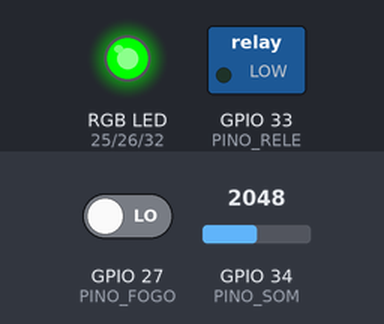
This sketch was run on a simulated ESP32. On the bench: switched loads named in the sketch (green lamp = pin HIGH), an RGB LED mixed from three pins (HIGH = lit). The test bench sets the inputs (shaded band); at power-on: GPIO 34 (PINO_SOM) = 2048, GPIO 27 (PINO_FOGO) LOW. WiFi joins after 1.5 s; servers stay silent unless stated; uploads are accepted with an empty reply; what the sketch prints to the serial monitor is not drawn.

Above: at 3.3 s.
3.4 s: GPIO 34 (PINO_SOM) set to 2988
5.0 s: GPIO 34 (PINO_SOM) set to 3086
At 6.4 s:
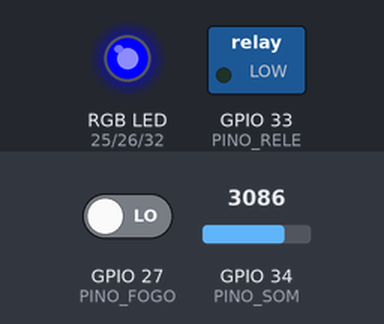
6.7 s: GPIO 27 (PINO_FOGO) driven HIGH
At 8.7 s:
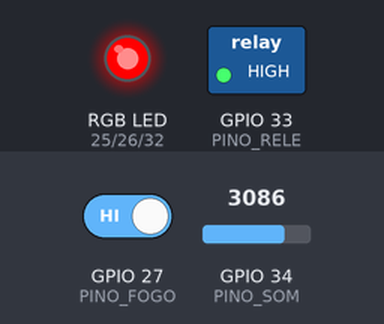
9.4 s: GPIO 27 (PINO_FOGO) driven LOW
At 10.5 s:
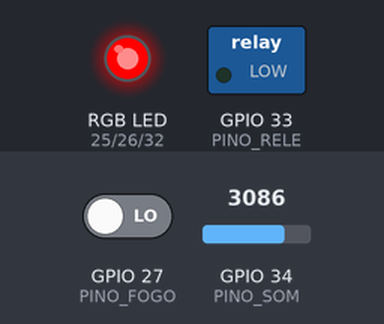
12.1 s: GPIO 34 (PINO_SOM) set to 2990
At 14.0 s:
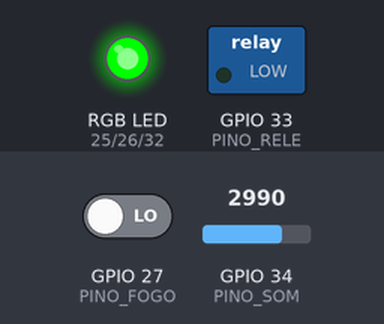
14.9 s: GPIO 27 (PINO_FOGO) driven HIGH
At 15.9 s:
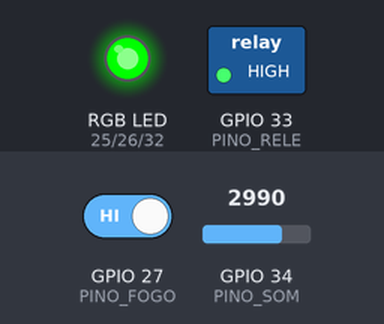
Timing chart, 0 to 17.9 s (numbered marks = the images above; inputs shaded):
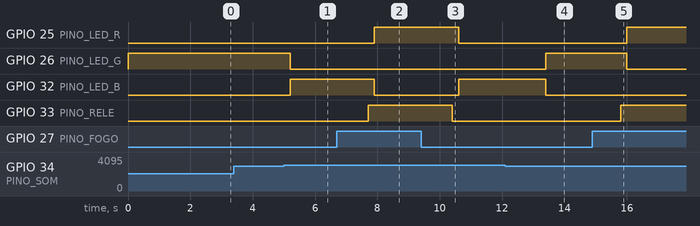

The sketch:

vigilancia.ino
```cpp
/*
 * vigilancia.ino — ESP32 NodeMCU
 * Sistema de Vigilância Inteligente — SecureNode
 *
 * Sensores:
 *   - KY-037 Sensor de Som (AO)      → GPIO 34
 *   - KY-026 Sensor de Fogo (DO)     → GPIO 27
 *
 * Atuadores:
 *   - KY-016 LED RGB (R / G / B)     → GPIO 25 / 26 / 32
 *   - KY-019 Módulo Relé             → GPIO 33
 *
 * Lógica dos sensores:
 *   - KY-037 Som:  leitura AO > threshold → som detetado
 *   - KY-026 Fogo: DO = 1 → fogo | DO = 0 → sem fogo
 *
 * LED RGB: Verde = normal | Azul = som | Vermelho = fogo
 */

#include <WiFi.h>
#include <HTTPClient.h>
#include <WiFiClientSecure.h>

// ── Configuração ──────────────────────────────────────────────────────────────

const char* SSID     = "NOME_DO_WIFI";
const char* PASSWORD = "PASSWORD_DO_WIFI";
const char* API_URL  = "https://SEU_SERVIDOR/api/api.php";
const char* API_KEY  = "SUA_API_KEY";

// ── Pinos GPIO ────────────────────────────────────────────────────────────────

#define PINO_SOM    34   // KY-037 AO (analogRead)
#define PINO_FOGO   27   // KY-026 DO
#define PINO_LED_R  25   // KY-016 R
#define PINO_LED_G  26   // KY-016 G
#define PINO_LED_B  32   // KY-016 B
#define PINO_RELE   33   // KY-019 IN

// ── Intervalos (ms) ───────────────────────────────────────────────────────────

#define INTERVALO_SENSORES  300    // lê sensores a cada 300ms
#define INTERVALO_POLLING   1500   // faz GET ao relé a cada 1.5s
#define INTERVALO_WIFI      10000  // verifica ligação Wi-Fi a cada 10s

// ── Calibração do sensor de som ───────────────────────────────────────────────

#define SOM_THRESHOLD    3030  // valor de repouso ~2990; som dispara acima de 3030
#define SOM_HOLD_DURACAO 1000  // mantém som=1 durante 1s após última deteção
#define SOM_COOLDOWN     5000  // após deteção, ignora som durante 5s (evita spam)

// ── Relé por fogo ─────────────────────────────────────────────────────────────

#define FOGO_RELE_DURACAO 500  // relé desliga 0.5s após fogo terminar

// ── Estado ────────────────────────────────────────────────────────────────────

int  estado_som_anterior  = -1;
int  estado_fogo_anterior = -1;
int  estado_led_anterior  = -1;
int  estado_rele_anterior = -1;

unsigned long ultimo_sensor       = 0;
unsigned long ultimo_polling      = 0;
unsigned long ultimo_wifi         = 0;
unsigned long som_ultimo_trigger  = 0;
unsigned long som_ultimo_post     = 0;
unsigned long rele_ultimo_trigger = 0;

// Distingue se o relé foi ativado por fogo (para desligar automaticamente)
bool rele_por_fogo = false;

// Debounce do fogo: exige 2 leituras iguais consecutivas antes de confirmar
int fogo_leitura_anterior = -1;
int fogo_contador         = 0;

// ── Protótipos ────────────────────────────────────────────────────────────────

bool   enviarValor(const char* nome, int valor);
String lerValor(const char* nome);
void   ledVerde();
void   ledVermelho();
void   ledAzul();
void   verificarWiFi();

// ── Setup ─────────────────────────────────────────────────────────────────────

void setup() {
    Serial.begin(115200);
    Serial.println("\n== SecureNode — ESP32 ==");

    pinMode(PINO_SOM,   INPUT);
    pinMode(PINO_FOGO,  INPUT);
    pinMode(PINO_LED_R, OUTPUT);
    pinMode(PINO_LED_G, OUTPUT);
    pinMode(PINO_LED_B, OUTPUT);
    pinMode(PINO_RELE,  OUTPUT);

    ledVerde();
    digitalWrite(PINO_RELE, LOW);

    Serial.print("[WiFi] A ligar a ");
    Serial.print(SSID);
    WiFi.begin(SSID, PASSWORD);
    while (WiFi.status() != WL_CONNECTED) {
        delay(500);
        Serial.print(".");
    }
    Serial.println("\n[WiFi] Ligado! IP: " + WiFi.localIP().toString());

    // Garante estado limpo no servidor ao arrancar
    enviarValor("som",  0);
    enviarValor("fogo", 0);
    enviarValor("rele", 0);
    Serial.println("[INICIO] Sistema em execução.\n");
}

// ── Loop ──────────────────────────────────────────────────────────────────────

void loop() {
    unsigned long agora = millis();

    if (agora - ultimo_wifi >= INTERVALO_WIFI) {
        verificarWiFi();
        ultimo_wifi = agora;
    }

    if (agora - ultimo_sensor >= INTERVALO_SENSORES) {
        lerSensores();
        ultimo_sensor = agora;
    }

    if (agora - ultimo_polling >= INTERVALO_POLLING) {
        pollingAtuadores();
        ultimo_polling = agora;
    }
}

// ── Sensores ──────────────────────────────────────────────────────────────────

void lerSensores() {
    unsigned long agora = millis();

    // Som: threshold fixo + hold de 1s + cooldown de 5s para evitar spam
    int som_raw = (analogRead(PINO_SOM) > SOM_THRESHOLD) ? 1 : 0;
    if (som_raw == 1) som_ultimo_trigger = agora;
    int som = (agora - som_ultimo_trigger < SOM_HOLD_DURACAO) ? 1 : 0;

    if (som != estado_som_anterior) {
        // Cooldown só se aplica ao ligar (som=1); desligar (som=0) envia sempre
        if (som == 0 || (agora - som_ultimo_post >= SOM_COOLDOWN)) {
            Serial.println(som ? "[ALERTA] Som detetado!" : "[OK] Silêncio");
            enviarValor("som", som);
            if (som == 1) som_ultimo_post = agora;
            estado_som_anterior = som;
        }
    }

    // Fogo: debounce de 2 leituras consecutivas iguais para evitar falsos positivos
    int fogo_raw = digitalRead(PINO_FOGO);
    if (fogo_raw == fogo_leitura_anterior) {
        fogo_contador++;
    } else {
        fogo_contador = 0;
    }
    fogo_leitura_anterior = fogo_raw;

    int fogo = (fogo_contador >= 2) ? fogo_raw : estado_fogo_anterior;
    if (fogo == -1) fogo = 0;

    if (fogo != estado_fogo_anterior) {
        Serial.println(fogo ? "[ALERTA] Fogo detetado!" : "[OK] Sem fogo");
        enviarValor("fogo", fogo);
        if (fogo == 1) {
            // Ativa o relé imediatamente quando fogo é confirmado
            rele_ultimo_trigger = agora;
            rele_por_fogo = true;
            digitalWrite(PINO_RELE, HIGH);
            enviarValor("rele", 1);
            estado_rele_anterior = 1;
        }
        estado_fogo_anterior = fogo;
    }

    // Desliga o relé 0.5s após fogo terminar (só se foi o fogo que o ligou)
    if (rele_por_fogo && fogo == 0 && agora - rele_ultimo_trigger >= FOGO_RELE_DURACAO) {
        digitalWrite(PINO_RELE, LOW);
        enviarValor("rele", 0);
        estado_rele_anterior = 0;
        rele_por_fogo = false;
    }

    // LED reflete o estado mais crítico: vermelho > azul > verde
    int led_novo = (fogo == 1) ? 2 : (som == 1) ? 1 : 0;
    if (led_novo != estado_led_anterior) {
        if      (led_novo == 2) ledVermelho();
        else if (led_novo == 1) ledAzul();
        else                    ledVerde();
        estado_led_anterior = led_novo;
    }
}

// ── Polling atuadores ─────────────────────────────────────────────────────────

void pollingAtuadores() {
    // O relé pode ser comandado pelo dashboard — lê o valor atual da API
    String rele_api = lerValor("rele");

    if (rele_api.length() > 0) {
        int estado = rele_api.toInt();
        if (estado != estado_rele_anterior) {
            digitalWrite(PINO_RELE, estado ? HIGH : LOW);
            Serial.println(estado ? "[RELE] LIGADO" : "[RELE] DESLIGADO");
            estado_rele_anterior = estado;
        }
    }
}

// ── HTTP ──────────────────────────────────────────────────────────────────────

bool enviarValor(const char* nome, int valor) {
    if (WiFi.status() != WL_CONNECTED) return false;

    // setInsecure() aceita qualquer certificado SSL — necessário pois a rede
    // escolar não tem o certificado do servidor na cadeia de confiança do ESP32
    WiFiClientSecure client;
    client.setInsecure();
    client.setTimeout(4);

    HTTPClient http;
    http.begin(client, API_URL);
    http.setTimeout(4000);
    http.addHeader("Content-Type", "application/x-www-form-urlencoded");
    http.addHeader("X-API-Key", API_KEY);

    String corpo = "nome=" + String(nome) + "&valor=" + String(valor);
    int codigo = http.POST(corpo);
    Serial.println("[API] POST " + String(nome) + "=" + String(valor) + " → " + String(codigo));
    http.end();
    return (codigo == 200);
}

String lerValor(const char* nome) {
    if (WiFi.status() != WL_CONNECTED) return "";

    WiFiClientSecure client;
    client.setInsecure();
    client.setTimeout(4);

    HTTPClient http;
    http.begin(client, String(API_URL) + "?nome=" + String(nome));
    http.setTimeout(4000);

    int codigo = http.GET();
    String resposta = (codigo == 200) ? http.getString() : "";
    http.end();
    resposta.trim();
    return resposta;
}

// ── Auxiliares ────────────────────────────────────────────────────────────────

void ledVerde()    { digitalWrite(PINO_LED_R, LOW);  digitalWrite(PINO_LED_G, HIGH); digitalWrite(PINO_LED_B, LOW);  }
void ledVermelho() { digitalWrite(PINO_LED_R, HIGH); digitalWrite(PINO_LED_G, LOW);  digitalWrite(PINO_LED_B, LOW);  }
void ledAzul()     { digitalWrite(PINO_LED_R, LOW);  digitalWrite(PINO_LED_G, LOW);  digitalWrite(PINO_LED_B, HIGH); }

void verificarWiFi() {
    if (WiFi.status() != WL_CONNECTED) {
        Serial.println("[WiFi] Desligado — a reconectar...");
        WiFi.disconnect();
        WiFi.begin(SSID, PASSWORD);
        int t = 0;
        while (WiFi.status() != WL_CONNECTED && t < 20) { delay(500); t++; }
        if (WiFi.status() == WL_CONNECTED)
            Serial.println("[WiFi] Reconectado! IP: " + WiFi.localIP().toString());
    }
}
```

Measured:
- the behaviour switches between 3030 and 3031 on GPIO 34 (PINO_SOM) (found by bisection; images 0 and 1)
- after the input at 3.4 s, every drawn part: stays the same
- after the input at 5.0 s, GPIO 26 (PINO_LED_G): HIGH → LOW after 0.20 s; GPIO 32 (PINO_LED_B): LOW → HIGH after 0.20 s
- after the input at 6.7 s, GPIO 25 (PINO_LED_R): LOW → HIGH after 1.2 s; GPIO 32 (PINO_LED_B): HIGH → LOW after 1.2 s; GPIO 33 (PINO_RELE): LOW → HIGH after 1.0 s
- after the input at 9.4 s, GPIO 25 (PINO_LED_R): HIGH → LOW after 1.2 s; GPIO 32 (PINO_LED_B): LOW → HIGH after 1.2 s; GPIO 33 (PINO_RELE): HIGH → LOW after 1.0 s
- after the input at 12.1 s, GPIO 26 (PINO_LED_G): LOW → HIGH after 1.3 s; GPIO 32 (PINO_LED_B): HIGH → LOW after 1.3 s
- after the input at 14.9 s, GPIO 25 (PINO_LED_R): LOW → HIGH after 1.1 s; GPIO 26 (PINO_LED_G): HIGH → LOW after 1.1 s; GPIO 33 (PINO_RELE): LOW → HIGH after 0.91 s
